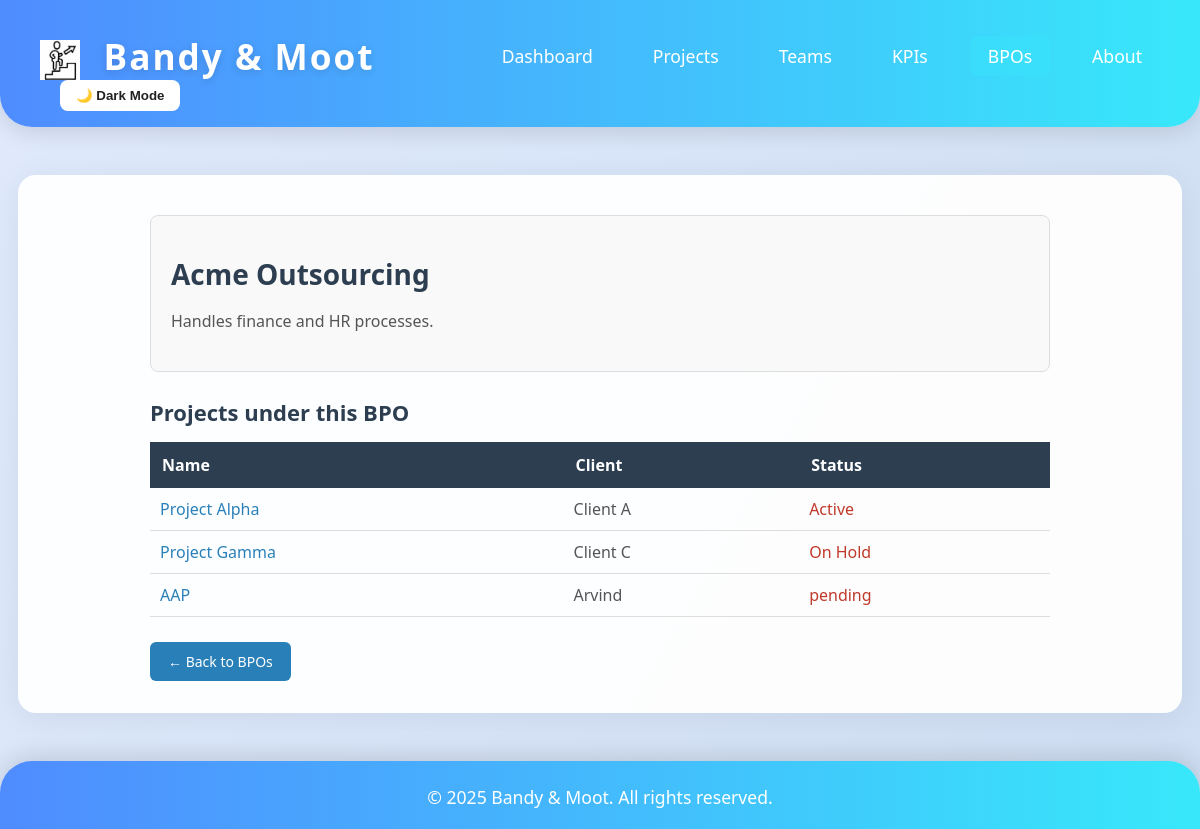
The app's page /bpos/1/ with its own data.
### dashboard/models.py (models this page shows, shortened)
class BPO(models.Model):
	name = models.CharField(max_length=100)
	description = models.TextField(blank=True)

class Project(models.Model):
	name = models.CharField(max_length=100)
	client = models.CharField(max_length=100)
	status = models.CharField(max_length=50)
	start_date = models.DateField()
	end_date = models.DateField(null=True, blank=True)
	bpo = models.ForeignKey(BPO, on_delete=models.SET_NULL, null=True, blank=True)

### dashboard/views.py (the view)
# urls.py: path('bpos/<int:pk>/', views.bpo_detail, name='bpo_detail'),
def bpo_detail(request, pk):
    bpo = get_object_or_404(BPO, pk=pk)
    projects = Project.objects.filter(bpo=bpo)
    return render(request, 'dashboard/bpo_detail.html', {'bpo': bpo, 'projects': projects})

### dashboard/templates/dashboard/bpo_detail.html (shortened to what this page needs)
{% extends 'dashboard/base.html' %}
{% block content %}
<div style="max-width: 900px; margin: 0 auto;">
    <div style="margin-bottom: 25px; padding: 20px; border: 1px solid #ddd; border-radius: 8px; background: #f9f9f9;">
        <h1 style="margin-bottom: 10px; font-size: 28px; color: #2c3e50;">{{ bpo.name }}</h1>
        <p style="font-size: 16px; line-height: 1.6; color: #555;">{{ bpo.description }}</p>
    </div>
    <h2 style="margin-bottom: 15px; font-size: 22px; color: #2c3e50;">Projects under this BPO</h2>
    <table style="width: 100%; border-collapse: collapse; margin-bottom: 25px;">
        <thead>
            <tr style="background: #2c3e50; color: #fff;">
                <th style="text-align: left; padding: 12px;">Name</th>
                <th style="text-align: left; padding: 12px;">Client</th>
                <th style="text-align: left; padding: 12px;">Status</th>
            </tr>
        </thead>
        <tbody>
            {% for project in projects %}
            <tr style="border-bottom: 1px solid #ddd;">
                <td style="padding: 10px;">
                    <a href="/projects/{{ project.id }}/" style="color: #2980b9; text-decoration: none; font-weight: 500;">
                        {{ project.name }}
                    </a>
                </td>
                <td style="padding: 10px; color: #555;">{{ project.client }}</td>
                <td style="padding: 10px; color: {% if project.status == 'Completed' %}green{% elif project.status == 'In Progress' %}#e67e22{% else %}#c0392b{% endif %}; font-weight: 500;">
                    {{ project.status }}
                </td>
            </tr>
            {% empty %}
            <tr>
                <td colspan="3" style="text-align: center; padding: 12px; color: #888;">No projects found for this BPO.</td>
            </tr>
            {% endfor %}
        </tbody>
    </table>
    <a href="/bpos/" style="display: inline-block; padding: 10px 18px; background: #2980b9; color: #fff; border-radius: 6px; text-decoration: none; font-size: 14px;">
        &larr; Back to BPOs
    </a>
</div>
{% endblock %}

### dashboard/templates/dashboard/base.html (style rules this page uses)
body { font-family: 'Segoe UI', Arial, sans-serif; margin: 0; background: linear-gradient(120deg, #e0eafc 0%, #cfdef3 100%); min-height: 100vh; transition: background 0.3s, color 0.3s; }

### records on screen
BPO: name "Acme Outsourcing", description "Handles finance and HR processes."
Project: name "Project Alpha", client "Client A", status "Active"
Project: name "Project Gamma", client "Client C", status "On Hold"
Project: name "AAP", client "Arvind", status "pending"
